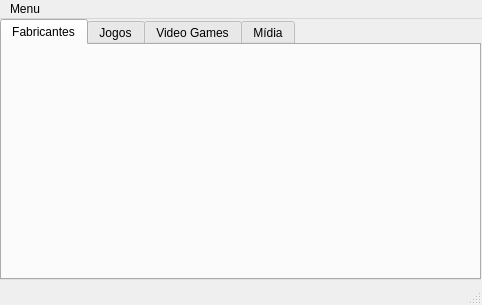
<?xml version="1.0" encoding="UTF-8"?>
<ui version="4.0">
 <class>MainWindow</class>
 <widget class="QMainWindow" name="MainWindow">
  <property name="geometry">
   <rect>
    <x>0</x>
    <y>0</y>
    <width>482</width>
    <height>305</height>
   </rect>
  </property>
  <property name="windowTitle">
   <string>MainWindow</string>
  </property>
  <widget class="QWidget" name="centralwidget">
   <widget class="QTabWidget" name="tabWidget">
    <property name="geometry">
     <rect>
      <x>0</x>
      <y>0</y>
      <width>481</width>
      <height>261</height>
     </rect>
    </property>
    <property name="currentIndex">
     <number>0</number>
    </property>
    <widget class="QWidget" name="tab">
     <attribute name="title">
      <string>Fabricantes</string>
     </attribute>
    </widget>
    <widget class="QWidget" name="tab_2">
     <attribute name="title">
      <string>Jogos</string>
     </attribute>
     <widget class="QLineEdit" name="lineEdit">
      <property name="geometry">
       <rect>
        <x>10</x>
        <y>10</y>
        <width>371</width>
        <height>21</height>
       </rect>
      </property>
     </widget>
    </widget>
    <widget class="QWidget" name="tab_3">
     <attribute name="title">
      <string>Video Games</string>
     </attribute>
    </widget>
    <widget class="QWidget" name="tab_4">
     <attribute name="title">
      <string>Mídia</string>
     </attribute>
    </widget>
   </widget>
  </widget>
  <widget class="QMenuBar" name="menubar">
   <property name="geometry">
    <rect>
     <x>0</x>
     <y>0</y>
     <width>482</width>
     <height>21</height>
    </rect>
   </property>
   <widget class="QMenu" name="menuMenu">
    <property name="title">
     <string>Menu</string>
    </property>
    <addaction name="actionSobre"/>
    <addaction name="actionSair"/>
   </widget>
   <addaction name="menuMenu"/>
  </widget>
  <widget class="QStatusBar" name="statusbar"/>
  <action name="actionSobre">
   <property name="text">
    <string>Sobre</string>
   </property>
  </action>
  <action name="actionSair">
   <property name="text">
    <string>Sair</string>
   </property>
  </action>
 </widget>
 <resources/>
 <connections/>
</ui>
